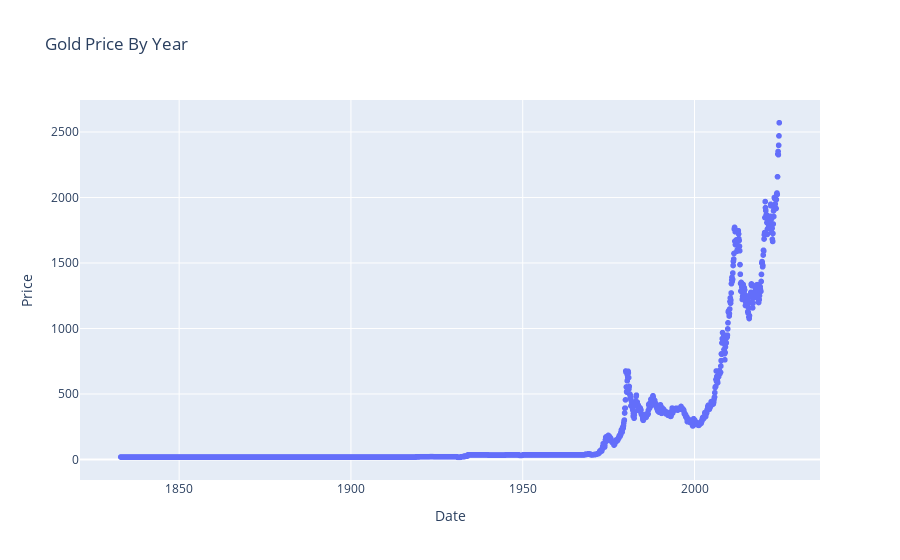

The notebook cell saved with this chart:
### Code cell
#This visual was just an initial see what things look like step
fig = px.scatter(dfPrice, x = 'Date', y='Price', title='Gold Price By Year')
fig.show()

### Figure 1 — Plotly figure (JSON) as saved in the notebook; plotly's stock layout.template omitted (floating-point values rounded to 4 significant figures; data arrays with more than 128 entries replaced by an {"elided": "..."} marker saying what was removed)
{"data": [{"hovertemplate": "Date=%{x}<br>Price=%{y}<extra></extra>", "legendgroup": "", "marker": {"color": "#636efa", "symbol": "circle"}, "mode": "markers", "name": "", "showlegend": false, "type": "scattergl", "x": {"elided": "2301 str values"}, "xaxis": "x", "y": {"elided": "2301 float values"}, "yaxis": "y"}], "layout": {"autosize": true, "legend": {"tracegroupgap": 0}, "title": {"text": "Gold Price By Year"}, "xaxis": {"anchor": "y", "autorange": true, "domain": [0, 1], "range": ["1821-06-02 13:24:24.5139", "2036-04-01 10:35:35.4861"], "title": {"text": "Date"}, "type": "date"}, "yaxis": {"anchor": "x", "autorange": true, "domain": [0, 1], "range": [-193.7, 2781.0], "title": {"text": "Price"}, "type": "linear"}}}
